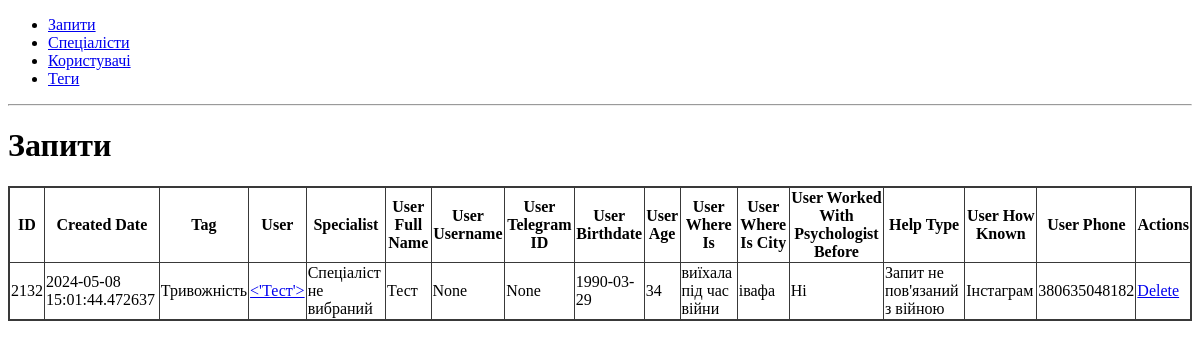
Screenshot of /requests/ with the database file from the repository.
### app/requests/models.py (models this page shows, shortened)
class Request(db.Model):
    id = db.Column(db.Integer, primary_key=True)
    created_date = db.Column(db.DateTime, nullable=False)
    user_full_name = db.Column(db.String(80), nullable=False)
    user_username = db.Column(db.String(80))
    user_telegram_id = db.Column(db.Integer)
    user_birthdate = db.Column(db.Date, nullable=False)
    user_where_is = db.Column(db.String(80), nullable=False)
    user_where_is_city = db.Column(db.String(80), nullable=False)
    user_worked_with_psychologist_before = db.Column(db.String(80), nullable=False)
    help_type = db.Column(db.String(80), nullable=False)
    user_how_known = db.Column(db.String(80), nullable=False)
    user_phone = db.Column(db.Integer, nullable=False)
    request_type = db.Column(db.String(80), nullable=False)
    tag_id = db.Column(db.Integer, db.ForeignKey("tag.id"), nullable=False)
    tag = db.relationship("Tag", backref="requests")
    user_id = db.Column(db.Integer, db.ForeignKey("user.id"), nullable=False)
    user = db.relationship("User", backref="requests")
    specialist_id = db.Column(db.Integer, db.ForeignKey("specialist.id"), nullable=True)
    specialist = db.relationship("Specialist", backref="requests")

### app/tags/models.py (models this page shows, shortened)
class Tag(db.Model):
    __tablename__ = "tag"
    id = db.Column(db.Integer, primary_key=True)
    name = db.Column(db.String(255), unique=True, nullable=False)
    specialists = db.relationship("Specialist", secondary="specialist_tag", back_populates="tags")
    def __repr__(self) -> str:
        return f"{self.name}"

### app/users/models.py (models this page shows, shortened)
class User(db.Model):
    id = db.Column(db.Integer, primary_key=True)
    name = db.Column(db.String(80), unique=True, nullable=False)
    username = db.Column(db.String(80), unique=True)
    telegram_id = db.Column(db.Integer, unique=True)
    birthdate = db.Column(db.Date, nullable=False)
    where_is = db.Column(db.String(80), nullable=False)
    where_is_city = db.Column(db.String(80), nullable=False)
    worked_with_psychologist_before = db.Column(db.String(80), nullable=False)
    phone = db.Column(db.String(80), nullable=False)
    how_known = db.Column(db.String(80), nullable=False)
    age = db.Column(db.Integer)
    def __repr__(self):
        return '<%r>' % self.name

### app/requests/routes.py (the view)
@bp.route("/", methods=["GET", "POST"])
def requests():
    return render_template("requests.html", requests = Request.query.all())

### app/requests/templates/requests.html
{% extends 'base.html' %}
{% block content %}
<h1>Запити</h1>
{% include 'requests_table.html' %}
{% endblock %}

### app/requests/templates/requests_table.html
<table id="requests">
    <thead>
        <tr>
            <th>ID</th>
            <th>Created Date</th>
            <th>Tag</th>
            <th>User</th>
            <th>Specialist</th>
            <th>User Full Name</th>
            <th>User Username</th>
            <th>User Telegram ID</th>
            <th>User Birthdate</th>
            <th>User Age</th>
            <th>User Where Is</th>
            <th>User Where Is City</th>
            <th>User Worked With Psychologist Before</th>
            <th>Help Type</th>
            <th>User How Known</th>
            <th>User Phone</th>
            <th>Actions</th>
        </tr>
    </thead>
    <tbody>
        {% for request in requests %}
        <tr>
            <td>{{ request.id }}</td>
            <td>{{ request.created_date }}</td>
            <td>{{ request.tag }}</td>
            <td><a href="{{ url_for('users.user_card', user_id=request.user_id) }}">{{ request.user }}</a></td>
            <td>
                {% if request.specialist %}
                <a href="{{ url_for('specialists.specialist_card', specialist_id=request.specialist_id) }}">{{ request.specialist }}</a>
                {% else %}
                Спеціаліст не вибраний
                {% endif %}
            </td>
            <td>{{ request.user_full_name }}</td>
            <td>{{ request.user_username }}</td>
            <td>{{ request.user_telegram_id }}</td>
            <td>{{ request.user_birthdate }}</td>
            <td>{{ request.user.age }}</td>
            <td>{{ request.user_where_is }}</td>
            <td>{{ request.user_where_is_city }}</td>
            <td>{{ request.user_worked_with_psychologist_before }}</td>
            <td>{{ request.help_type }}</td>
            <td>{{ request.user_how_known }}</td>
            <td>{{ request.user_phone }}</td>
            <td>
                <a href="{{ url_for('requests.delete_request', request_id=request.id) }}">Delete</a>
            </td>
        </tr>
        {% endfor %}
    </tbody>
</table>

### app/static/style.css (style rules this page uses)
table { border: 2px solid #393939; border-collapse: collapse; }
th, td { border: 0.5px solid #393939; }

### rows the page displays
Request: id "2132", created_date "2024-05-08 15:01:44.472637", tag "Тривожність", user "<'Тест'>", user_full_name "Тест", user_username "None", user_telegram_id "None", user_birthdate "1990-03-29", user.age "34", user_where_is "виїхала під час війни", user_where_is_city "івафа", user_worked_with_psychologist_before "Ні", help_type "Запит не пов'язаний з війною", user_how_known "Інстаграм", user_phone "380635048182"
